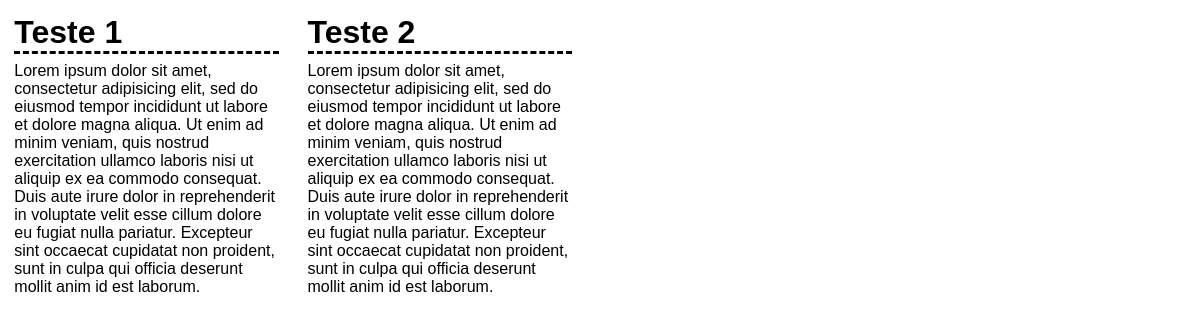
The app's page /page/1/print/ with its own data.
### printy/models.py (models this page shows, shortened)
class PostIt(models.Model):
    title = models.CharField(max_length=12)
    body = models.CharField(max_length=512)
    outside_code = models.CharField(null=True, blank=True, max_length=32)
    print_page = models.ForeignKey(PrintPage, related_name='posts')

### printy/views.py (the view)
# urls.py: url(r'^page/(?P<print_page>\d+)/model/?$', 'printy.views.print_view',
def print_view(request, print_page, model=True):
    print_page = get_object_or_404(PrintPage, pk=print_page)
    return render(request, 'print_model.html', locals())

### printy/models.py (called while the page is built)
    def adjust_height(self):
        return self.height - (settings.PADDING * 2) - settings.BORDER

    def adjust_width(self):
        return self.width - (settings.PADDING * 2) - settings.BORDER

### printy/templates/print_model.html (shortened to what this page needs)
<html>
    <head>
    </head>
    <body>
        {% for post in print_page.posts.all %}
        <div class="box">
            {% if not model %}
            <h1>{{post.title}}</h1>
            <p>
                {{post.body}}
            </p>
            {% endif %}
        </div>
        {% endfor %}
    </body>
</html>

### records on screen
PostIt: title "Teste 1", body "Lorem ipsum dolor sit amet, consectetur adipisicing elit, sed do eiusmod tempor incididunt ut labore et dolore magna aliqua. Ut enim ad minim veniam, quis nostrud exercitation ullamco laboris nisi ut aliquip ex ea commodo consequat. Duis aute irure dolor in reprehenderit in voluptate velit esse cillum dolore eu fugiat nulla pariatur. Excepteur sint occaecat cupidatat non proident, sunt in culpa qui officia deserunt mollit anim id est laborum."
PostIt: title "Teste 2", body "Lorem ipsum dolor sit amet, consectetur adipisicing elit, sed do eiusmod tempor incididunt ut labore et dolore magna aliqua. Ut enim ad minim veniam, quis nostrud exercitation ullamco laboris nisi ut aliquip ex ea commodo consequat. Duis aute irure dolor in reprehenderit in voluptate velit esse cillum dolore eu fugiat nulla pariatur. Excepteur sint occaecat cupidatat non proident, sunt in culpa qui officia deserunt mollit anim id est laborum."
